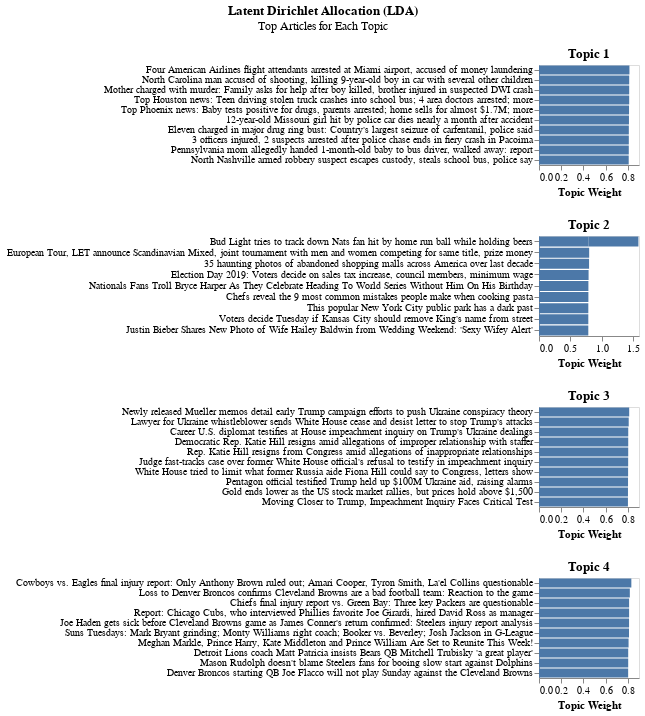

The cell this chart's notebook holds for it:
### Markdown cell above
get the top documents for each topic

### Code cell
docWeightDf = pd.DataFrame(lda.get_document_topics(corpus)
                           ,columns=['Topic {}'.format(i+1) for i in range(4)]
                           )

for c in docWeightDf.columns:
    docWeightDf[c] = docWeightDf[c].apply(lambda x: x[1])


docWeightDf['Document'] = news['title']


def plotDocTopic(topic):

    '''
    This function plots the top documents for a given topic

    Parameters
    ----------
    topic : str
        The name of the topic for which to plot the top documents

    Returns
    -------
    altair chart

    '''
    # sort by topic weight
    df = docWeightDf.sort_values(by = topic, ascending=False).head(10)
    
    # create bar chart
    chart = alt.Chart(df)\
                .mark_bar()\
                .encode(
                        x=alt.X('{}:Q'.format(topic), title = 'Topic Weight'),
                        y=alt.Y('Document:N', title = None,sort='-x', axis = alt.Axis(labelLimit=0))
                    )\
                .properties(
                    width=100,
                    height=100,
                    title={'text': topic
                            }
                )    

    return chart

def plotLdaDocs():


    '''
    This function gets the top documents for a set of topics

    Parameters
    ----------

    Returns
    -------
    list of altair charts

    '''

    charts = []
    topics = [c for c in docWeightDf.columns if c != 'Document']
    for top in np.unique(topics):
        charts.append(plotDocTopic(top))

    return charts


result = plotLdaDocs()

chart = alt.vconcat(*result)\
            .configure_axis(
                            grid=False
                            )\
            .properties(
                    title={'text':'Latent Dirichlet Allocation (LDA)'
                            ,'subtitle': 'Top Articles for Each Topic'
                            ,'anchor':'middle'
                            , 'offset': 15}
                )   

chart

### Figure 1 — Vega-Lite specification as saved in the notebook (floating-point values rounded to 4 significant figures)
{"config": {"view": {"continuousWidth": 300, "continuousHeight": 300}, "axis": {"grid": false}}, "vconcat": [{"data": {"name": "data-209221e7b868b2f8e79329ae9f741181"}, "mark": {"type": "bar"}, "encoding": {"x": {"field": "Topic 1", "title": "Topic Weight", "type": "quantitative"}, "y": {"axis": {"labelLimit": 0}, "field": "Document", "sort": "-x", "title": null, "type": "nominal"}}, "height": 100, "title": {"text": "Topic 1"}, "width": 100}, {"data": {"name": "data-efd8b23c8e6bdcccb161bcd4190d6b32"}, "mark": {"type": "bar"}, "encoding": {"x": {"field": "Topic 2", "title": "Topic Weight", "type": "quantitative"}, "y": {"axis": {"labelLimit": 0}, "field": "Document", "sort": "-x", "title": null, "type": "nominal"}}, "height": 100, "title": {"text": "Topic 2"}, "width": 100}, {"data": {"name": "data-4a4f69f8ba9d583d329bc55476e62790"}, "mark": {"type": "bar"}, "encoding": {"x": {"field": "Topic 3", "title": "Topic Weight", "type": "quantitative"}, "y": {"axis": {"labelLimit": 0}, "field": "Document", "sort": "-x", "title": null, "type": "nominal"}}, "height": 100, "title": {"text": "Topic 3"}, "width": 100}, {"data": {"name": "data-420984d7078674a5049ee1bb34c3b37d"}, "mark": {"type": "bar"}, "encoding": {"x": {"field": "Topic 4", "title": "Topic Weight", "type": "quantitative"}, "y": {"axis": {"labelLimit": 0}, "field": "Document", "sort": "-x", "title": null, "type": "nominal"}}, "height": 100, "title": {"text": "Topic 4"}, "width": 100}], "title": {"text": "Latent Dirichlet Allocation (LDA)", "subtitle": "Top Articles for Each Topic", "anchor": "middle", "offset": 15}, "$schema": "https://vega.github.io/schema/vega-lite/v5.20.1.json", "datasets": {"data-209221e7b868b2f8e79329ae9f741181": [{"Topic 1": 0.8139, "Topic 2": 0.06264, "Topic 3": 0.0626, "Topic 4": 0.06082, "Document": "Four American Airlines flight attendants arrested at Miami airport, accused of money laundering"}, {"Topic 1": 0.8118, "Topic 2": 0.06273, "Topic 3": 0.06273, "Topic 4": 0.06271, "Document": "North Carolina man accused of shooting, killing 9-year-old boy in car with several other children"}, {"Topic 1": 0.8118, "Topic 2": 0.06274, "Topic 3": 0.06272, "Topic 4": 0.06273, "Document": "Mother charged with murder: Family asks for help after boy killed, brother injured in suspected DWI crash"}, {"Topic 1": 0.8118, "Topic 2": 0.06269, "Topic 3": 0.06276, "Topic 4": 0.06279, "Document": "Top Houston news: Teen driving stolen truck crashes into school bus; 4 area doctors arrested; more"}, {"Topic 1": 0.8104, "Topic 2": 0.0636, "Topic 3": 0.06304, "Topic 4": 0.06295, "Document": "Top Phoenix news: Baby tests positive for drugs, parents arrested; home sells for almost $1.7M; more"}, {"Topic 1": 0.8096, "Topic 2": 0.06425, "Topic 3": 0.06311, "Topic 4": 0.06302, "Document": "12-year-old Missouri girl hit by police car dies nearly a month after accident"}, {"Topic 1": 0.8085, "Topic 2": 0.06448, "Topic 3": 0.06312, "Topic 4": 0.06393, "Document": "Eleven charged in major drug ring bust: Country's largest seizure of carfentanil, police said"}, {"Topic 1": 0.8083, "Topic 2": 0.06332, "Topic 3": 0.0639, "Topic 4": 0.06443, "Document": "3 officers injured, 2 suspects arrested after police chase ends in fiery crash in Pacoima"}, {"Topic 1": 0.8081, "Topic 2": 0.06295, "Topic 3": 0.0659, "Topic 4": 0.0631, "Document": "Pennsylvania mom allegedly handed 1-month-old baby to bus driver, walked away: report"}, {"Topic 1": 0.8074, "Topic 2": 0.06314, "Topic 3": 0.0632, "Topic 4": 0.06625, "Document": "North Nashville armed robbery suspect escapes custody, steals school bus, police say"}], "data-efd8b23c8e6bdcccb161bcd4190d6b32": [{"Topic 1": 0.06589, "Topic 2": 0.8027, "Topic 3": 0.0657, "Topic 4": 0.06566, "Document": "European Tour, LET announce Scandinavian Mixed, joint tournament with men and women competing for same title, prize money"}, {"Topic 1": 0.06597, "Topic 2": 0.8011, "Topic 3": 0.06576, "Topic 4": 0.0672, "Document": "35 haunting photos of abandoned shopping malls across America over last decade"}, {"Topic 1": 0.06956, "Topic 2": 0.7954, "Topic 3": 0.06759, "Topic 4": 0.06745, "Document": "Bud Light tries to track down Nats fan hit by home run ball while holding beers"}, {"Topic 1": 0.06957, "Topic 2": 0.7954, "Topic 3": 0.06759, "Topic 4": 0.06745, "Document": "Bud Light tries to track down Nats fan hit by home run ball while holding beers"}, {"Topic 1": 0.06887, "Topic 2": 0.7934, "Topic 3": 0.06887, "Topic 4": 0.06887, "Document": "Election Day 2019: Voters decide on sales tax increase, council members, minimum wage"}, {"Topic 1": 0.06893, "Topic 2": 0.7904, "Topic 3": 0.06904, "Topic 4": 0.0716, "Document": "Nationals Fans Troll Bryce Harper As They Celebrate Heading To World Series Without Him On His Birthday"}, {"Topic 1": 0.07066, "Topic 2": 0.7903, "Topic 3": 0.06965, "Topic 4": 0.06942, "Document": "Chefs reveal the 9 most common mistakes people make when cooking pasta"}, {"Topic 1": 0.0701, "Topic 2": 0.7891, "Topic 3": 0.07003, "Topic 4": 0.07077, "Document": "This popular New York City public park has a dark past"}, {"Topic 1": 0.07017, "Topic 2": 0.789, "Topic 3": 0.07141, "Topic 4": 0.06945, "Document": "Voters decide Tuesday if Kansas City should remove King's name from street"}, {"Topic 1": 0.06925, "Topic 2": 0.7889, "Topic 3": 0.06929, "Topic 4": 0.07254, "Document": "Justin Bieber Shares New Photo of Wife Hailey Baldwin from Wedding Weekend: 'Sexy Wifey Alert'"}], "data-4a4f69f8ba9d583d329bc55476e62790": [{"Topic 1": 0.06279, "Topic 2": 0.06274, "Topic 3": 0.8117, "Topic 4": 0.06276, "Document": "Newly released Mueller memos detail early Trump campaign efforts to push Ukraine conspiracy theory"}, {"Topic 1": 0.06515, "Topic 2": 0.06448, "Topic 3": 0.8074, "Topic 4": 0.06293, "Document": "Lawyer for Ukraine whistleblower sends White House cease and desist letter to stop Trump's attacks"}, {"Topic 1": 0.06558, "Topic 2": 0.06561, "Topic 3": 0.8032, "Topic 4": 0.06558, "Document": "Career U.S. diplomat testifies at House impeachment inquiry on Trump's Ukraine dealings"}, {"Topic 1": 0.06561, "Topic 2": 0.06567, "Topic 3": 0.803, "Topic 4": 0.06574, "Document": "Democratic Rep. Katie Hill resigns amid allegations of improper relationship with staffer"}, {"Topic 1": 0.06564, "Topic 2": 0.0657, "Topic 3": 0.8029, "Topic 4": 0.06577, "Document": "Rep. Katie Hill resigns from Congress amid allegations of inappropriate relationships"}, {"Topic 1": 0.06559, "Topic 2": 0.06573, "Topic 3": 0.8024, "Topic 4": 0.06625, "Document": "Judge fast-tracks case over former White House official's refusal to testify in impeachment inquiry"}, {"Topic 1": 0.06558, "Topic 2": 0.06636, "Topic 3": 0.8019, "Topic 4": 0.06618, "Document": "White House tried to limit what former Russia aide Fiona Hill could say to Congress, letters show"}, {"Topic 1": 0.06617, "Topic 2": 0.06641, "Topic 3": 0.8012, "Topic 4": 0.06617, "Document": "Pentagon official testified Trump held up $100M Ukraine aid, raising alarms"}, {"Topic 1": 0.06592, "Topic 2": 0.06699, "Topic 3": 0.8008, "Topic 4": 0.06635, "Document": "Gold ends lower as the US stock market rallies, but prices hold above $1,500"}, {"Topic 1": 0.06727, "Topic 2": 0.06633, "Topic 3": 0.8004, "Topic 4": 0.066, "Document": "Moving Closer to Trump, Impeachment Inquiry Faces Critical Test"}], "data-420984d7078674a5049ee1bb34c3b37d": [{"Topic 1": 0.05613, "Topic 2": 0.0566, "Topic 3": 0.05615, "Topic 4": 0.8311, "Document": "Cowboys vs. Eagles final injury report: Only Anthony Brown ruled out; Amari Cooper, Tyron Smith, La'el Collins questionable"}, {"Topic 1": 0.06024, "Topic 2": 0.06074, "Topic 3": 0.06164, "Topic 4": 0.8174, "Document": "Loss to Denver Broncos confirms Cleveland Browns are a bad football team: Reaction to the game"}, {"Topic 1": 0.063, "Topic 2": 0.06308, "Topic 3": 0.06298, "Topic 4": 0.8109, "Document": "Chiefs final injury report vs. Green Bay: Three key Packers are questionable"}, {"Topic 1": 0.06281, "Topic 2": 0.06283, "Topic 3": 0.06348, "Topic 4": 0.8109, "Document": "Report: Chicago Cubs, who interviewed Phillies favorite Joe Girardi, hired David Ross as manager"}, {"Topic 1": 0.06301, "Topic 2": 0.06337, "Topic 3": 0.06309, "Topic 4": 0.8105, "Document": "Joe Haden gets sick before Cleveland Browns game as James Conner's return confirmed: Steelers injury report analysis"}, {"Topic 1": 0.06305, "Topic 2": 0.06351, "Topic 3": 0.06338, "Topic 4": 0.8101, "Document": "Suns Tuesdays: Mark Bryant grinding; Monty Williams right coach; Booker vs. Beverley; Josh Jackson in G-League"}, {"Topic 1": 0.06398, "Topic 2": 0.06467, "Topic 3": 0.06524, "Topic 4": 0.8061, "Document": "Meghan Markle, Prince Harry, Kate Middleton and Prince William Are Set to Reunite This Week!"}, {"Topic 1": 0.06567, "Topic 2": 0.06579, "Topic 3": 0.0657, "Topic 4": 0.8028, "Document": "Detroit Lions coach Matt Patricia insists Bears QB Mitchell Trubisky 'a great player'"}, {"Topic 1": 0.06575, "Topic 2": 0.0657, "Topic 3": 0.06575, "Topic 4": 0.8028, "Document": "Mason Rudolph doesn't blame Steelers fans for booing slow start against Dolphins"}, {"Topic 1": 0.06565, "Topic 2": 0.06636, "Topic 3": 0.06558, "Topic 4": 0.8024, "Document": "Denver Broncos starting QB Joe Flacco will not play Sunday against the Cleveland Browns"}]}}
